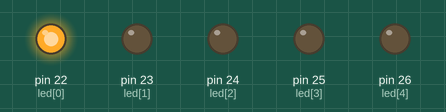
A sketch run on a simulated Arduino Mega 2560, built with avr-gcc and run on an emulated ATmega2560. On the bench: output pins drawn as LEDs (lit = HIGH).

Above: at 0.05 s.
At 0.65 s:
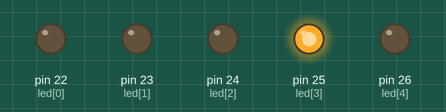
At 1.25 s:
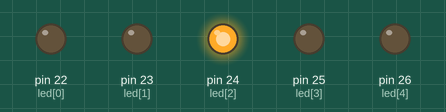
At 1.85 s:
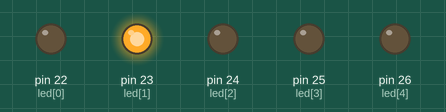
At 2.5 s:
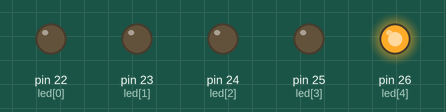
Timing chart, 0 to 3.0 s (numbered marks = the images above):
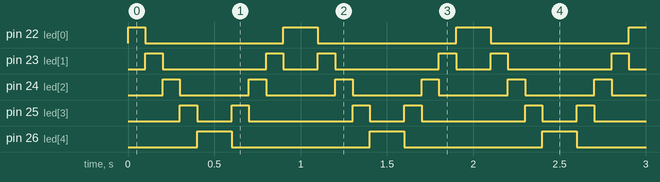

Measured:
- by itself, pin 22 (led[0]): repeats every 1.0 s: LOW 0.80 s, HIGH 0.20 s
- by itself, pin 23 (led[1]): repeats every 1.0 s: LOW 0.60 s, HIGH 0.10 s, LOW 0.20 s, HIGH 0.10 s
- by itself, pin 24 (led[2]): alternates HIGH for 0.10 s and LOW for 0.40 s
- by itself, pin 25 (led[3]): repeats every 1.0 s: LOW 0.20 s, HIGH 0.10 s, LOW 0.60 s, HIGH 0.10 s
- by itself, pin 26 (led[4]): alternates HIGH for 0.20 s and LOW for 0.80 s

The sketch:

test_led.ino
```cpp
const int led[] = {22, 23, 24, 25, 26};

void setup()
{
  for (int i=0; i<=4; i++)
  {
    pinMode(led[i], OUTPUT);
  };
};

void loop()
{
    for (int i=0; i<=4; i++)
    {
      digitalWrite(led[i],HIGH);
      delay(100);
      digitalWrite(led[i],LOW);
    };
    for (int i=4; i>=0; i--)
    {
      digitalWrite(led[i],HIGH);
      delay(100);
      digitalWrite(led[i],LOW);
    };
};
```
